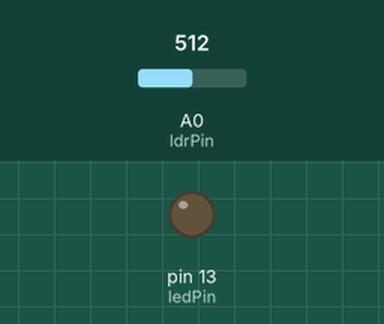
Bench run of a sketch on a simulated Arduino Uno, built with avr-gcc and run on an emulated ATmega328P. Shown: output pins drawn as LEDs (lit = HIGH). Inputs (shaded band) come from the test bench; at power-on: A0 (ldrPin) = 512.

Above: at 1.2 s.
1.3 s: A0 (ldrPin) set to 491
At 2.5 s:
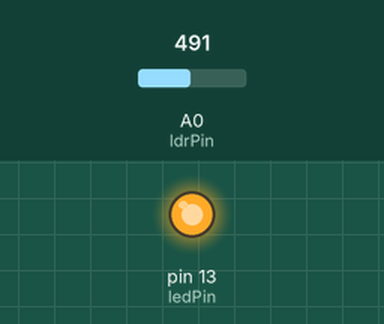
2.8 s: A0 (ldrPin) set to 510
At 3.7 s:
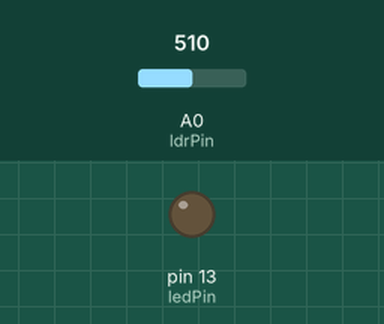
4.3 s: A0 (ldrPin) set to 490
At 4.9 s:
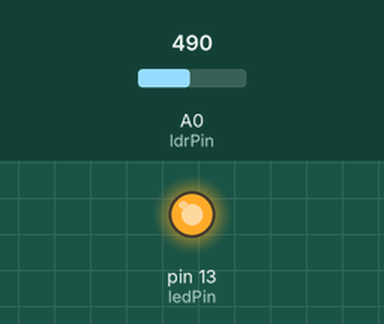
Timing chart, 0 to 7.3 s (numbered marks = the images above; inputs shaded):
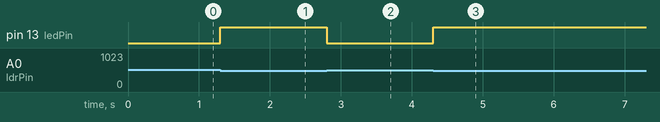

Measured:
- the behaviour switches between 500 and 499 on A0 (ldrPin) (found by bisection; images 0 and 1)
- after the input at 1.3 s, pin 13 (ledPin): LOW → HIGH at once
- after the input at 2.8 s, pin 13 (ledPin): HIGH → LOW at once
- after the input at 4.3 s, pin 13 (ledPin): LOW → HIGH at once

The sketch:

photoresistor.ino
```cpp
int ldrPin = A0;
int ledPin = 13;
int ldrValue;

void setup() {
  pinMode(ledPin, OUTPUT);

}

void loop() {
  ldrValue = analogRead(ldrPin);

  if (ldrValue < 500) {
    digitalWrite(ledPin, HIGH);
  } else {
    digitalWrite(ledPin, LOW);
  }

}
```
